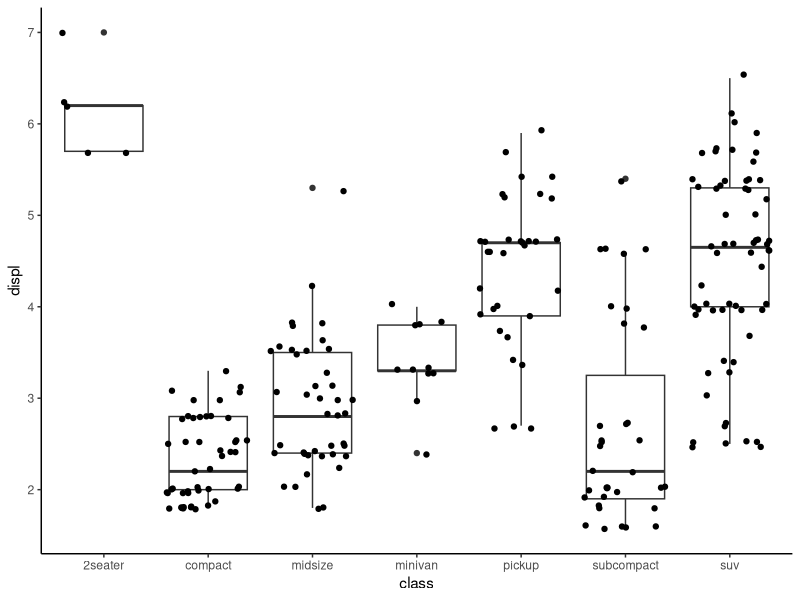
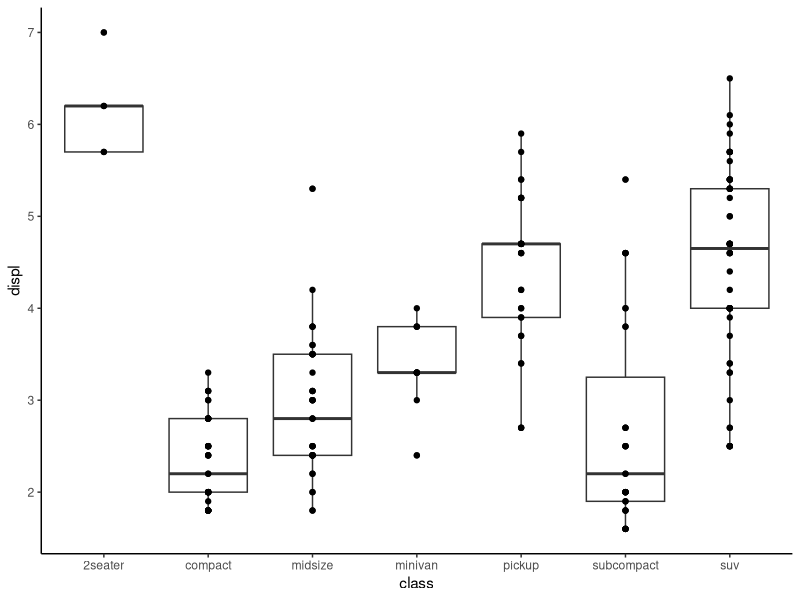

Write the R code that produced these figures, in order.
install.packages("ggplot2")
library(ggplot2)
### exercise - basic use of ggplot2 for data visualization
install.packages("tidyverse")
# load libraries
library("tidyverse")

# we use the mpg dataset available by default in R
##car class is in the column "class",
##size of the engine (L) is in the column "displ".
ggplot(mpg, aes(x = class, y = displ)) +
  geom_boxplot() +
  geom_jitter() + ## induces a slight random spread of the points, helpful  otherwise would be clustered
  theme_classic()
    
ggplot(mpg, aes(x = class, y = displ)) +
  geom_boxplot() +
  geom_point() + #shows lesser data points
  theme_classic() #theme is set to classic
